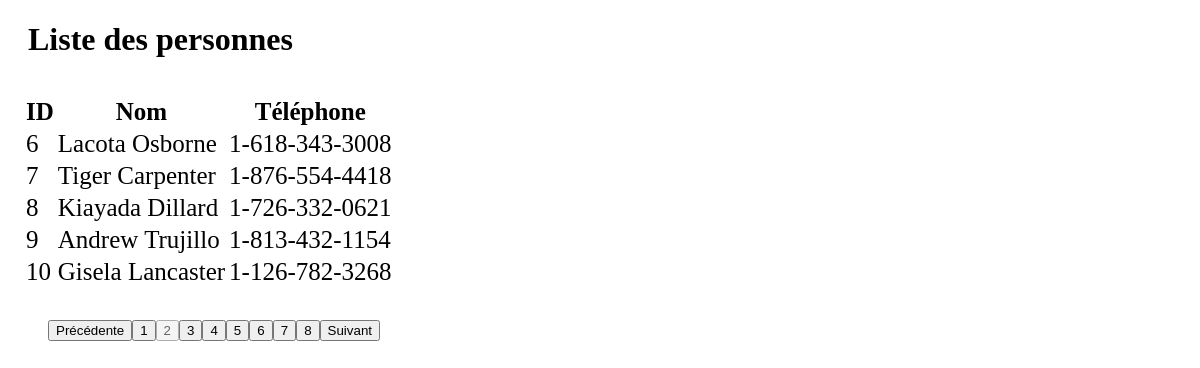
The app's page /pagination/index.php?page=2 with its own data.
### tables this page shows
CREATE TABLE `data` (
  `id` mediumint(8) UNSIGNED NOT NULL,
  `name` varchar(255) DEFAULT NULL,
  `phone` varchar(100) DEFAULT NULL,
  `email` varchar(255) DEFAULT NULL
);

### pagination/index.php (the view, shortened to what this page needs)
<?php
include_once('db.php');
$nbparpage = 5;
$pageactuel = isset($_GET['page']) ? $_GET['page'] : 1;
$dbpage = ($pageactuel * $nbparpage) - $nbparpage;
$nbPerso = mysqli_num_rows($conn->query("SELECT * FROM data"));
$pages = ceil($nbPerso / $nbparpage);
$sql = "SELECT * FROM data LIMIT $dbpage, $nbparpage";
$result = $conn->query($sql);
?>
<!DOCTYPE html>
<html lang="en">
<head>
</head>
<body>
    <h1>Liste des personnes</h1>
    <table class="table">
        <thead>
            <th>ID</th>
            <th>Nom</th>
            <th>Téléphone</th>
        </thead>
        <tbody>
            <?php
            while ($row = $result->fetch_assoc()) {
            ?>
                <tr>
                    <td><?= $row['id'] ?></td>
                    <td><?= $row['name'] ?></td>
                    <td><?= $row['phone'] ?></td>
                </tr>
            <?php
            }
            ?>
        </tbody>
    </table>
    <nav>
        <ul>
            <li class="page-item <?= ($pageactuel == 1) ? "desactive" : "" ?>">
                <a href="./index.php?page=<?= $pageactuel - 1 ?>" class="page-link"><button>Précédente</button></a></button>
            </li>
            <?php for ($page = 1; $page <= $pages; $page++) : ?>
                <li class="page-item <?= ($pageactuel == $page) ? "desactive" : "" ?>">
                    <a href="./index.php?page=<?= $page ?>" class="page-link"><button><?= $page ?></button></a>
                </li>
            <?php endfor ?>
            <li class="page-item <?= ($pageactuel == $pages) ? "desactive" : "" ?>">
                <a href="./index.php?page=<?= $pageactuel + 1 ?>" class="button page-link"><button>Suivant</button></a>
            </li>
        </ul>
    </nav>
</body>
</html>

### pagination/index.php (style rules this page uses)
li { float: left; padding: 10; list-style-type: none; }
.desactive { pointer-events: none; cursor: default; opacity: 0.6; }
.table { padding: 15px; font-size: 25px; }
h1 { margin-left: 20px; }

### records on screen
data: id "6", name "Lacota Osborne", phone "1-618-343-3008"
data: id "7", name "Tiger Carpenter", phone "1-876-554-4418"
data: id "8", name "Kiayada Dillard", phone "1-726-332-0621"
data: id "9", name "Andrew Trujillo", phone "1-813-432-1154"
data: id "10", name "Gisela Lancaster", phone "1-126-782-3268"
